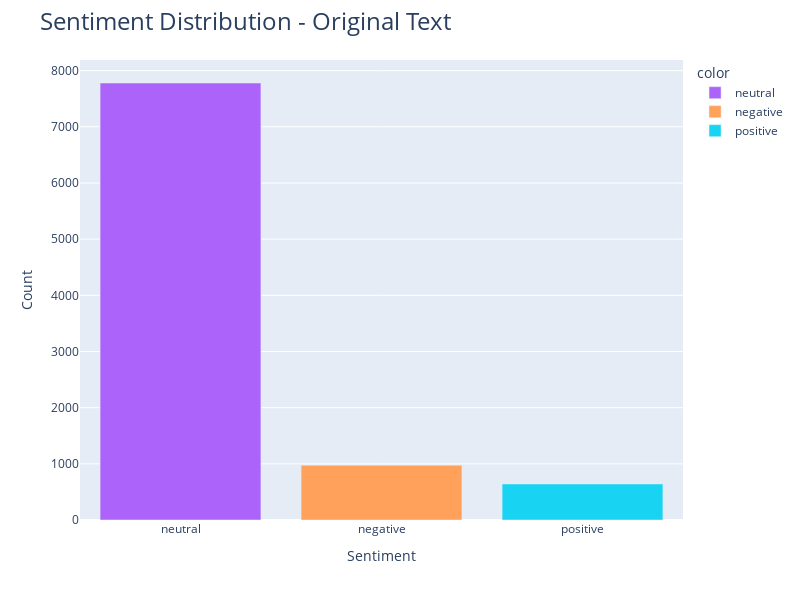
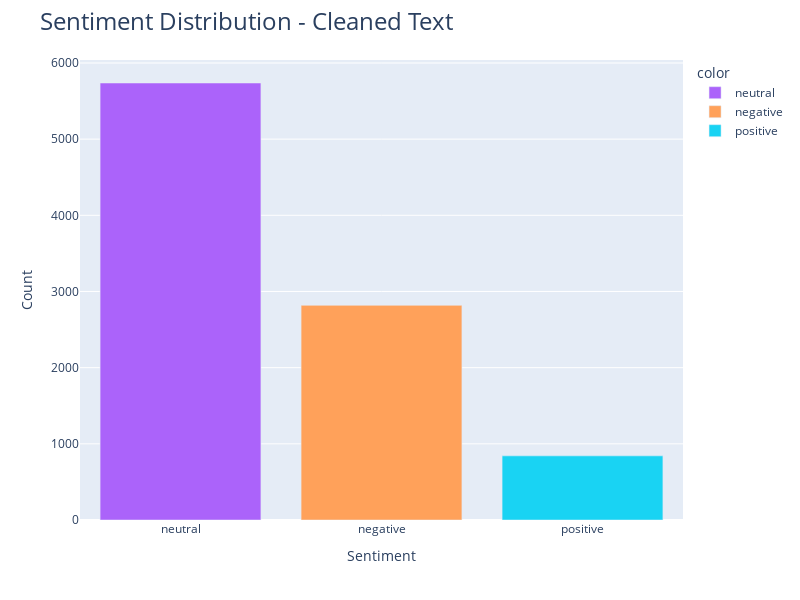

Notebook code for these charts, in order:
### Markdown cell above
### Packages für Sentimentanalyse

### Code cell
Sentiment_Methods.plot_sentiment_analysis(modell_original19, modell_processed19)

### Figure 1 — Plotly figure (JSON) as saved in the notebook; plotly's stock layout.template omitted (floating-point values rounded to 4 significant figures)
{"data": [{"alignmentgroup": "True", "hovertemplate": "color=neutral<br>x=%{x}<br>y=%{y}<extra></extra>", "legendgroup": "neutral", "marker": {"color": "#ab63fa", "pattern": {"shape": ""}}, "name": "neutral", "offsetgroup": "neutral", "orientation": "v", "showlegend": true, "textposition": "auto", "type": "bar", "x": ["neutral"], "xaxis": "x", "y": [7780], "yaxis": "y"}, {"alignmentgroup": "True", "hovertemplate": "color=negative<br>x=%{x}<br>y=%{y}<extra></extra>", "legendgroup": "negative", "marker": {"color": "#FFA15A", "pattern": {"shape": ""}}, "name": "negative", "offsetgroup": "negative", "orientation": "v", "showlegend": true, "textposition": "auto", "type": "bar", "x": ["negative"], "xaxis": "x", "y": [975], "yaxis": "y"}, {"alignmentgroup": "True", "hovertemplate": "color=positive<br>x=%{x}<br>y=%{y}<extra></extra>", "legendgroup": "positive", "marker": {"color": "#19d3f3", "pattern": {"shape": ""}}, "name": "positive", "offsetgroup": "positive", "orientation": "v", "showlegend": true, "textposition": "auto", "type": "bar", "x": ["positive"], "xaxis": "x", "y": [642], "yaxis": "y"}], "layout": {"barmode": "relative", "height": 600, "legend": {"title": {"text": "color"}, "tracegroupgap": 0}, "margin": {"t": 60}, "title": {"font": {"size": 24}, "text": "Sentiment Distribution - Original Text"}, "width": 800, "xaxis": {"anchor": "y", "domain": [0, 1], "title": {"text": "Sentiment"}}, "yaxis": {"anchor": "x", "domain": [0, 1], "title": {"text": "Count"}}}}

### Figure 2 — Plotly figure (JSON) as saved in the notebook; plotly's stock layout.template omitted (floating-point values rounded to 4 significant figures)
{"data": [{"alignmentgroup": "True", "hovertemplate": "color=neutral<br>x=%{x}<br>y=%{y}<extra></extra>", "legendgroup": "neutral", "marker": {"color": "#ab63fa", "pattern": {"shape": ""}}, "name": "neutral", "offsetgroup": "neutral", "orientation": "v", "showlegend": true, "textposition": "auto", "type": "bar", "x": ["neutral"], "xaxis": "x", "y": [5737], "yaxis": "y"}, {"alignmentgroup": "True", "hovertemplate": "color=negative<br>x=%{x}<br>y=%{y}<extra></extra>", "legendgroup": "negative", "marker": {"color": "#FFA15A", "pattern": {"shape": ""}}, "name": "negative", "offsetgroup": "negative", "orientation": "v", "showlegend": true, "textposition": "auto", "type": "bar", "x": ["negative"], "xaxis": "x", "y": [2818], "yaxis": "y"}, {"alignmentgroup": "True", "hovertemplate": "color=positive<br>x=%{x}<br>y=%{y}<extra></extra>", "legendgroup": "positive", "marker": {"color": "#19d3f3", "pattern": {"shape": ""}}, "name": "positive", "offsetgroup": "positive", "orientation": "v", "showlegend": true, "textposition": "auto", "type": "bar", "x": ["positive"], "xaxis": "x", "y": [842], "yaxis": "y"}], "layout": {"barmode": "relative", "height": 600, "legend": {"title": {"text": "color"}, "tracegroupgap": 0}, "margin": {"t": 60}, "title": {"font": {"size": 24}, "text": "Sentiment Distribution - Cleaned Text"}, "width": 800, "xaxis": {"anchor": "y", "domain": [0, 1], "title": {"text": "Sentiment"}}, "yaxis": {"anchor": "x", "domain": [0, 1], "title": {"text": "Count"}}}}
